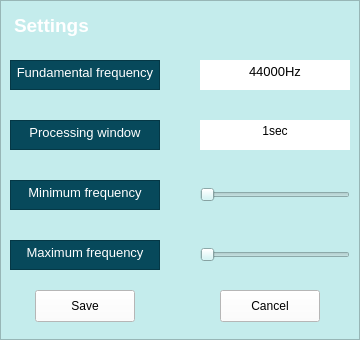
<?xml version="1.0" encoding="UTF-8"?>
<ui version="4.0">
 <class>SettingsPopUp</class>
 <widget class="QWidget" name="SettingsPopUp">
  <property name="geometry">
   <rect>
    <x>0</x>
    <y>0</y>
    <width>360</width>
    <height>340</height>
   </rect>
  </property>
  <property name="minimumSize">
   <size>
    <width>0</width>
    <height>0</height>
   </size>
  </property>
  <property name="maximumSize">
   <size>
    <width>500</width>
    <height>600</height>
   </size>
  </property>
  <property name="windowTitle">
   <string>SettingsPopUp</string>
  </property>
  <property name="styleSheet">
   <string notr="true">background-color: rgb(196, 236, 236);</string>
  </property>
  <widget class="QFrame" name="settings_frame">
   <property name="geometry">
    <rect>
     <x>0</x>
     <y>0</y>
     <width>360</width>
     <height>340</height>
    </rect>
   </property>
   <property name="maximumSize">
    <size>
     <width>500</width>
     <height>600</height>
    </size>
   </property>
   <property name="frameShape">
    <enum>QFrame::StyledPanel</enum>
   </property>
   <property name="frameShadow">
    <enum>QFrame::Raised</enum>
   </property>
   <widget class="QTextEdit" name="settings">
    <property name="geometry">
     <rect>
      <x>10</x>
      <y>10</y>
      <width>140</width>
      <height>40</height>
     </rect>
    </property>
    <property name="mouseTracking">
     <bool>true</bool>
    </property>
    <property name="frameShape">
     <enum>QFrame::NoFrame</enum>
    </property>
    <property name="verticalScrollBarPolicy">
     <enum>Qt::ScrollBarAsNeeded</enum>
    </property>
    <property name="html">
     <string>&lt;!DOCTYPE HTML PUBLIC &quot;-//W3C//DTD HTML 4.0//EN&quot; &quot;http://www.w3.org/TR/REC-html40/strict.dtd&quot;&gt;
&lt;html&gt;&lt;head&gt;&lt;meta name=&quot;qrichtext&quot; content=&quot;1&quot; /&gt;&lt;meta charset=&quot;utf-8&quot; /&gt;&lt;style type=&quot;text/css&quot;&gt;
p, li { white-space: pre-wrap; }
hr { height: 1px; border-width: 0; }
li.unchecked::marker { content: &quot;\2610&quot;; }
li.checked::marker { content: &quot;\2612&quot;; }
&lt;/style&gt;&lt;/head&gt;&lt;body style=&quot; font-family:'.AppleSystemUIFont'; font-size:13pt; font-weight:400; font-style:normal;&quot;&gt;
&lt;p style=&quot; margin-top:12px; margin-bottom:12px; margin-left:0px; margin-right:0px; -qt-block-indent:0; text-indent:0px;&quot;&gt;&lt;span style=&quot; font-family:'Segoe UI'; font-size:14pt; font-weight:700; color:#ffffff;&quot;&gt;Settings&lt;/span&gt;&lt;/p&gt;&lt;/body&gt;&lt;/html&gt;</string>
    </property>
   </widget>
   <widget class="QTextEdit" name="f0">
    <property name="geometry">
     <rect>
      <x>10</x>
      <y>60</y>
      <width>150</width>
      <height>30</height>
     </rect>
    </property>
    <property name="autoFillBackground">
     <bool>false</bool>
    </property>
    <property name="styleSheet">
     <string notr="true">background-color: rgb(7, 73, 91);</string>
    </property>
    <property name="frameShape">
     <enum>QFrame::StyledPanel</enum>
    </property>
    <property name="frameShadow">
     <enum>QFrame::Sunken</enum>
    </property>
    <property name="html">
     <string>&lt;!DOCTYPE HTML PUBLIC &quot;-//W3C//DTD HTML 4.0//EN&quot; &quot;http://www.w3.org/TR/REC-html40/strict.dtd&quot;&gt;
&lt;html&gt;&lt;head&gt;&lt;meta name=&quot;qrichtext&quot; content=&quot;1&quot; /&gt;&lt;meta charset=&quot;utf-8&quot; /&gt;&lt;style type=&quot;text/css&quot;&gt;
p, li { white-space: pre-wrap; }
hr { height: 1px; border-width: 0; }
li.unchecked::marker { content: &quot;\2610&quot;; }
li.checked::marker { content: &quot;\2612&quot;; }
&lt;/style&gt;&lt;/head&gt;&lt;body style=&quot; font-family:'.AppleSystemUIFont'; font-size:13pt; font-weight:400; font-style:normal;&quot;&gt;
&lt;p align=&quot;center&quot; style=&quot; margin-top:0px; margin-bottom:0px; margin-left:0px; margin-right:0px; -qt-block-indent:0; text-indent:0px;&quot;&gt;&lt;span style=&quot; font-family:'Segoe UI'; font-size:10pt; color:#ffffff;&quot;&gt;Fundamental frequency&lt;/span&gt;&lt;/p&gt;&lt;/body&gt;&lt;/html&gt;</string>
    </property>
   </widget>
   <widget class="QTextEdit" name="processing_window">
    <property name="geometry">
     <rect>
      <x>10</x>
      <y>120</y>
      <width>150</width>
      <height>30</height>
     </rect>
    </property>
    <property name="autoFillBackground">
     <bool>false</bool>
    </property>
    <property name="styleSheet">
     <string notr="true">background-color: rgb(7, 73, 91);</string>
    </property>
    <property name="frameShadow">
     <enum>QFrame::Sunken</enum>
    </property>
    <property name="html">
     <string>&lt;!DOCTYPE HTML PUBLIC &quot;-//W3C//DTD HTML 4.0//EN&quot; &quot;http://www.w3.org/TR/REC-html40/strict.dtd&quot;&gt;
&lt;html&gt;&lt;head&gt;&lt;meta name=&quot;qrichtext&quot; content=&quot;1&quot; /&gt;&lt;meta charset=&quot;utf-8&quot; /&gt;&lt;style type=&quot;text/css&quot;&gt;
p, li { white-space: pre-wrap; }
hr { height: 1px; border-width: 0; }
li.unchecked::marker { content: &quot;\2610&quot;; }
li.checked::marker { content: &quot;\2612&quot;; }
&lt;/style&gt;&lt;/head&gt;&lt;body style=&quot; font-family:'.AppleSystemUIFont'; font-size:13pt; font-weight:400; font-style:normal;&quot;&gt;
&lt;p align=&quot;center&quot; style=&quot; margin-top:0px; margin-bottom:0px; margin-left:0px; margin-right:0px; -qt-block-indent:0; text-indent:0px;&quot;&gt;&lt;span style=&quot; font-family:'Segoe UI'; font-size:10pt; color:#ffffff;&quot;&gt;Processing window&lt;/span&gt;&lt;/p&gt;&lt;/body&gt;&lt;/html&gt;</string>
    </property>
   </widget>
   <widget class="QTextEdit" name="minfreq">
    <property name="geometry">
     <rect>
      <x>10</x>
      <y>180</y>
      <width>150</width>
      <height>30</height>
     </rect>
    </property>
    <property name="autoFillBackground">
     <bool>false</bool>
    </property>
    <property name="styleSheet">
     <string notr="true">background-color: rgb(7, 73, 91);</string>
    </property>
    <property name="frameShape">
     <enum>QFrame::StyledPanel</enum>
    </property>
    <property name="frameShadow">
     <enum>QFrame::Sunken</enum>
    </property>
    <property name="html">
     <string>&lt;!DOCTYPE HTML PUBLIC &quot;-//W3C//DTD HTML 4.0//EN&quot; &quot;http://www.w3.org/TR/REC-html40/strict.dtd&quot;&gt;
&lt;html&gt;&lt;head&gt;&lt;meta name=&quot;qrichtext&quot; content=&quot;1&quot; /&gt;&lt;meta charset=&quot;utf-8&quot; /&gt;&lt;style type=&quot;text/css&quot;&gt;
p, li { white-space: pre-wrap; }
hr { height: 1px; border-width: 0; }
li.unchecked::marker { content: &quot;\2610&quot;; }
li.checked::marker { content: &quot;\2612&quot;; }
&lt;/style&gt;&lt;/head&gt;&lt;body style=&quot; font-family:'.AppleSystemUIFont'; font-size:13pt; font-weight:400; font-style:normal;&quot;&gt;
&lt;p align=&quot;center&quot; style=&quot; margin-top:0px; margin-bottom:0px; margin-left:0px; margin-right:0px; -qt-block-indent:0; text-indent:0px;&quot;&gt;&lt;span style=&quot; font-family:'Segoe UI'; font-size:10pt; color:#ffffff;&quot;&gt;Minimum frequency&lt;/span&gt;&lt;/p&gt;&lt;/body&gt;&lt;/html&gt;</string>
    </property>
   </widget>
   <widget class="QTextEdit" name="maxfreq">
    <property name="geometry">
     <rect>
      <x>10</x>
      <y>240</y>
      <width>150</width>
      <height>30</height>
     </rect>
    </property>
    <property name="autoFillBackground">
     <bool>false</bool>
    </property>
    <property name="styleSheet">
     <string notr="true">background-color: rgb(7, 73, 91);</string>
    </property>
    <property name="frameShape">
     <enum>QFrame::StyledPanel</enum>
    </property>
    <property name="frameShadow">
     <enum>QFrame::Sunken</enum>
    </property>
    <property name="html">
     <string>&lt;!DOCTYPE HTML PUBLIC &quot;-//W3C//DTD HTML 4.0//EN&quot; &quot;http://www.w3.org/TR/REC-html40/strict.dtd&quot;&gt;
&lt;html&gt;&lt;head&gt;&lt;meta name=&quot;qrichtext&quot; content=&quot;1&quot; /&gt;&lt;meta charset=&quot;utf-8&quot; /&gt;&lt;style type=&quot;text/css&quot;&gt;
p, li { white-space: pre-wrap; }
hr { height: 1px; border-width: 0; }
li.unchecked::marker { content: &quot;\2610&quot;; }
li.checked::marker { content: &quot;\2612&quot;; }
&lt;/style&gt;&lt;/head&gt;&lt;body style=&quot; font-family:'.AppleSystemUIFont'; font-size:13pt; font-weight:400; font-style:normal;&quot;&gt;
&lt;p align=&quot;center&quot; style=&quot; margin-top:0px; margin-bottom:0px; margin-left:0px; margin-right:0px; -qt-block-indent:0; text-indent:0px;&quot;&gt;&lt;span style=&quot; font-family:'Segoe UI'; font-size:10pt; color:#ffffff;&quot;&gt;Maximum frequency&lt;/span&gt;&lt;/p&gt;&lt;/body&gt;&lt;/html&gt;</string>
    </property>
   </widget>
   <widget class="QTextEdit" name="f0_input">
    <property name="geometry">
     <rect>
      <x>200</x>
      <y>60</y>
      <width>150</width>
      <height>30</height>
     </rect>
    </property>
    <property name="autoFillBackground">
     <bool>false</bool>
    </property>
    <property name="styleSheet">
     <string notr="true">background-color: rgb(255, 255, 255);</string>
    </property>
    <property name="frameShape">
     <enum>QFrame::NoFrame</enum>
    </property>
    <property name="frameShadow">
     <enum>QFrame::Sunken</enum>
    </property>
    <property name="html">
     <string>&lt;!DOCTYPE HTML PUBLIC &quot;-//W3C//DTD HTML 4.0//EN&quot; &quot;http://www.w3.org/TR/REC-html40/strict.dtd&quot;&gt;
&lt;html&gt;&lt;head&gt;&lt;meta name=&quot;qrichtext&quot; content=&quot;1&quot; /&gt;&lt;meta charset=&quot;utf-8&quot; /&gt;&lt;style type=&quot;text/css&quot;&gt;
p, li { white-space: pre-wrap; }
hr { height: 1px; border-width: 0; }
li.unchecked::marker { content: &quot;\2610&quot;; }
li.checked::marker { content: &quot;\2612&quot;; }
&lt;/style&gt;&lt;/head&gt;&lt;body style=&quot; font-family:'.AppleSystemUIFont'; font-size:13pt; font-weight:400; font-style:normal;&quot;&gt;
&lt;p align=&quot;center&quot; style=&quot; margin-top:0px; margin-bottom:0px; margin-left:0px; margin-right:0px; -qt-block-indent:0; text-indent:0px;&quot;&gt;&lt;span style=&quot; font-family:'Segoe UI'; font-size:10pt; color:#000000;&quot;&gt;44000Hz&lt;/span&gt;&lt;/p&gt;&lt;/body&gt;&lt;/html&gt;</string>
    </property>
   </widget>
   <widget class="QTextEdit" name="processing_window_input">
    <property name="geometry">
     <rect>
      <x>200</x>
      <y>120</y>
      <width>150</width>
      <height>30</height>
     </rect>
    </property>
    <property name="autoFillBackground">
     <bool>false</bool>
    </property>
    <property name="styleSheet">
     <string notr="true">background-color: rgb(255, 255, 255);</string>
    </property>
    <property name="frameShape">
     <enum>QFrame::NoFrame</enum>
    </property>
    <property name="frameShadow">
     <enum>QFrame::Sunken</enum>
    </property>
    <property name="html">
     <string>&lt;!DOCTYPE HTML PUBLIC &quot;-//W3C//DTD HTML 4.0//EN&quot; &quot;http://www.w3.org/TR/REC-html40/strict.dtd&quot;&gt;
&lt;html&gt;&lt;head&gt;&lt;meta name=&quot;qrichtext&quot; content=&quot;1&quot; /&gt;&lt;meta charset=&quot;utf-8&quot; /&gt;&lt;style type=&quot;text/css&quot;&gt;
p, li { white-space: pre-wrap; }
hr { height: 1px; border-width: 0; }
li.unchecked::marker { content: &quot;\2610&quot;; }
li.checked::marker { content: &quot;\2612&quot;; }
&lt;/style&gt;&lt;/head&gt;&lt;body style=&quot; font-family:'.AppleSystemUIFont'; font-size:13pt; font-weight:400; font-style:normal;&quot;&gt;
&lt;p align=&quot;center&quot; style=&quot; margin-top:0px; margin-bottom:0px; margin-left:0px; margin-right:0px; -qt-block-indent:0; text-indent:0px;&quot;&gt;&lt;span style=&quot; font-family:'Segoe UI'; font-size:9pt;&quot;&gt;1sec&lt;/span&gt;&lt;/p&gt;&lt;/body&gt;&lt;/html&gt;</string>
    </property>
   </widget>
   <widget class="QSlider" name="minfreq_slider">
    <property name="geometry">
     <rect>
      <x>200</x>
      <y>180</y>
      <width>150</width>
      <height>30</height>
     </rect>
    </property>
    <property name="layoutDirection">
     <enum>Qt::LeftToRight</enum>
    </property>
    <property name="orientation">
     <enum>Qt::Horizontal</enum>
    </property>
   </widget>
   <widget class="QSlider" name="maxfreq_slider">
    <property name="geometry">
     <rect>
      <x>200</x>
      <y>240</y>
      <width>150</width>
      <height>30</height>
     </rect>
    </property>
    <property name="orientation">
     <enum>Qt::Horizontal</enum>
    </property>
   </widget>
   <widget class="QPushButton" name="saveButton">
    <property name="geometry">
     <rect>
      <x>35</x>
      <y>290</y>
      <width>100</width>
      <height>32</height>
     </rect>
    </property>
    <property name="styleSheet">
     <string notr="true">background-color: rgb(255, 255, 255);</string>
    </property>
    <property name="text">
     <string>Save</string>
    </property>
   </widget>
   <widget class="QPushButton" name="cancelButton">
    <property name="geometry">
     <rect>
      <x>220</x>
      <y>290</y>
      <width>100</width>
      <height>32</height>
     </rect>
    </property>
    <property name="styleSheet">
     <string notr="true">background-color: rgb(255, 255, 255);</string>
    </property>
    <property name="text">
     <string>Cancel</string>
    </property>
   </widget>
  </widget>
 </widget>
 <resources/>
 <connections/>
</ui>
